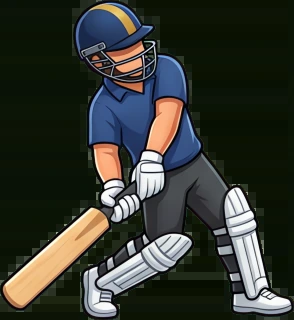
#> input picture art/players/gully/shots2/shot_flick.webp, 294 x 320 px, given in place of shots_x4.png, which was not available
$ python cut.py
#> lines starting #> are read from the running program, lines starting #| are printed output that depends on the picture; after the words box and inside, x2 and y2 are one past the last pixel; in counts of white or black regions, pixels touching at a corner belong together; pictures that were not available may be replaced by others from this repository, and a replacement may not be noted
# New batting shots (Figma 171:191): key the green, cut each figure, height 320 like the other shot sprites,
# anchor (ax) between the feet, ay at the soles. Writes shot_<name>.webp + meta.json.
import cv2, numpy as np, json, sys
from PIL import Image
BIG = cv2.imread(sys.argv[1] if len(sys.argv) > 1 else '/tmp/claude-0/sp/shots_x4.png').astype(np.float32)
sm = cv2.imread('src.png').astype(int); gn = sm[..., 1] - np.maximum(sm[..., 0], sm[..., 2])
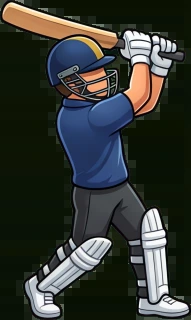
#> input picture art/players/gully/shots2/shot_loft.webp, 191 x 320 px, given in place of src.png, which was not available
#> after `gn = sm[..., 1] - np.maximum(sm[..., 0], sm[..., 2])`:
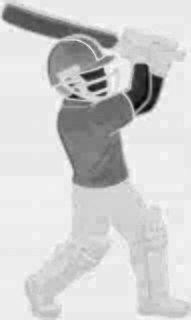
#> gn: shape (320, 191) int64; min -102, max 17, mean -5.15; drawn with min black and max white
m = cv2.dilate((gn < 60).astype(np.uint8), np.ones((9, 9), np.uint8)); n, lab, st, _ = cv2.connectedComponentsWithStats(m)
#> after `m = cv2.dilate((gn < 60).astype(np.uint8), np.ones((9, 9), np.uint8))`: m: shape (320, 191); every value is 1
#> after `n, lab, st, _ = cv2.connectedComponentsWithStats(m)`: lab: shape (320, 191) int32; every value is 1
#> after `n, lab, st, _ = cv2.connectedComponentsWithStats(m)`: n = 2; st = [[-1, 2147483647, 0, 0, 0], [0, 0, 191, 320, 61120]]
boxes = sorted([st[i] for i in range(1, n) if st[i][4] > 5000], key=lambda s: (s[1] // 400, s[0]))
#> boxes = [[0, 0, 191, 320, 61120]]
NAMES = ['slog', 'coverdrive', 'flick', 'loft', 'slash', None]
meta = {}
for name, (x, y, w, h, a) in zip(NAMES, boxes):
    if not name: continue
    c = BIG[y * 4:(y + h) * 4, x * 4:(x + w) * 4].copy(); b, g, r = c[..., 0], c[..., 1], c[..., 2]
    al = np.clip(1 - (g - np.maximum(r, b) - 25) / 70, 0, 1)
    mm = (al > 0.5).astype(np.uint8); nn, ll, ss, _ = cv2.connectedComponentsWithStats(mm); big = 1 + np.argmax(ss[1:, 4])
    keep = np.zeros_like(mm); bx, by, bw, bh = ss[big][:4]
    for i in range(1, nn):
        cx, cy = ss[i][0] + ss[i][2] / 2, ss[i][1] + ss[i][3] / 2
        if ss[i][4] > 0.2 * ss[big][4] or (bx <= cx <= bx + bw and by <= cy <= by + bh and ss[i][4] > 300): keep[ll == i] = 1
    al = al * cv2.dilate(keep, np.ones((5, 5), np.uint8))
    c[..., 1] = np.where(al < 1, np.minimum(g, np.maximum(r, b) + 8), g)
    rgba = np.dstack([c, al * 255]).clip(0, 255).astype(np.uint8)
    ys, xs = np.nonzero(rgba[..., 3] > 10); rgba = rgba[ys.min():ys.max() + 1, xs.min():xs.max() + 1]
    s = 320 / rgba.shape[0]; rgba = cv2.resize(rgba, (max(1, round(rgba.shape[1] * s)), 320), interpolation=cv2.INTER_AREA)
    # feet: non-wood opaque pixels in the bottom 9% rows; anchor = middle of the leftmost and rightmost foot clusters
    hsv = cv2.cvtColor(rgba[..., :3], cv2.COLOR_BGR2HSV); wood = (hsv[..., 0] >= 8) & (hsv[..., 0] <= 25) & (hsv[..., 1] > 60)
    foot = (rgba[..., 3] > 128) & ~wood; foot[:int(320 * 0.91)] = False
    fx = np.nonzero(foot.any(0))[0]; ax = float((fx.min() + fx.max()) / 2)
    Image.fromarray(cv2.cvtColor(rgba, cv2.COLOR_BGRA2RGBA)).save(f'shot_{name}.webp', quality=92, method=6)
    meta[name] = {'ax': round(ax, 1), 'ay': 319.3, 'w': rgba.shape[1]}
    print(name, rgba.shape, meta[name])
#> this loop made 1 pass
#> (name, x, y, w, h, a, nn, ss) on pass 1: ('slog', 0, 0, 191, 320, 61120, 2, [[-1, 2147483647, 0, 0, 0], [0, 0, 294, 320, 94080]])
#| slog (320, 294, 4) {'ax': 146.5, 'ay': 319.3, 'w': 294}
#> pass 1, `b, g, r = (c[..., 0], c[..., 1], c[..., 2])`:
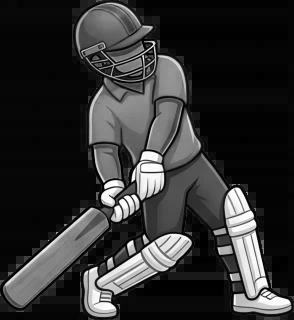
#> b: shape (320, 294) float32; min 0, max 255, mean 49.7
#> pass 1, `b, g, r = (c[..., 0], c[..., 1], c[..., 2])`:
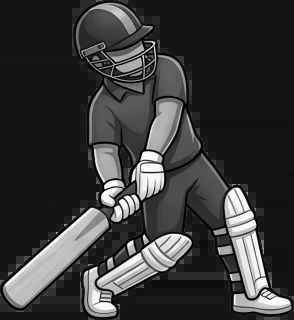
#> g: shape (320, 294) float32; min 0, max 255, mean 57.1
#> pass 1, `b, g, r = (c[..., 0], c[..., 1], c[..., 2])`:
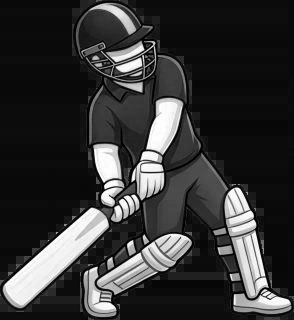
#> r: shape (320, 294) float32; min 0, max 255, mean 53.7
#> after the loop:
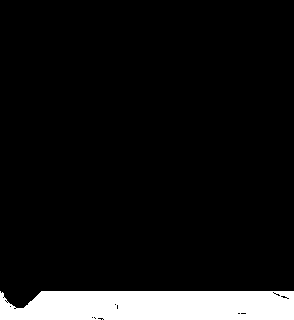
#> foot: shape (320, 294) bool; 8.6% white; 1 white region, box (x1, y1, x2, y2) and area: (0, 291, 294, 320) 8051
#> after the loop: keep: shape (320, 294); every value is 1
#> after the loop, meta = 1 item
json.dump(meta, open('meta.json', 'w'))
